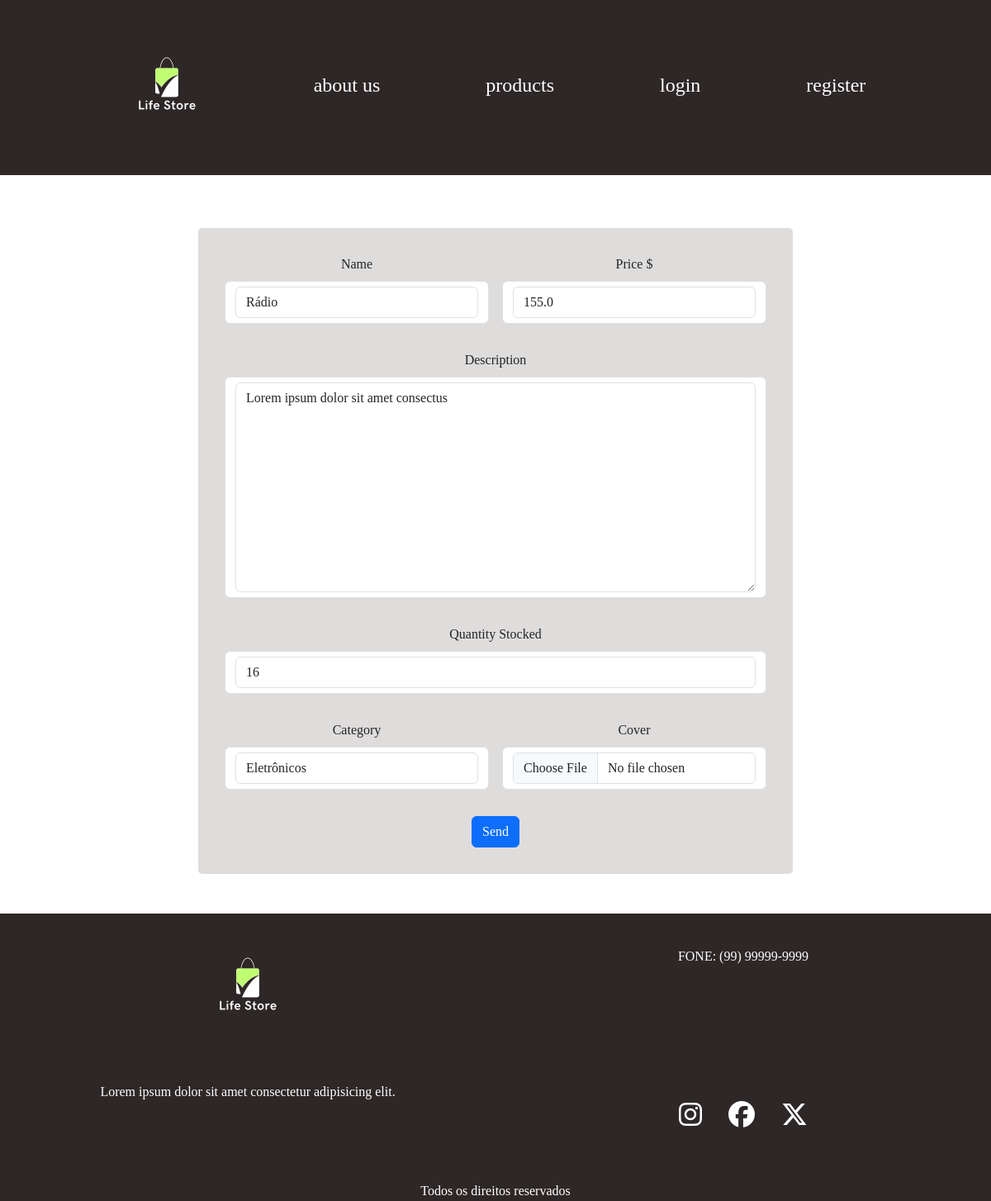
The app's page /product/update/2/, older data.
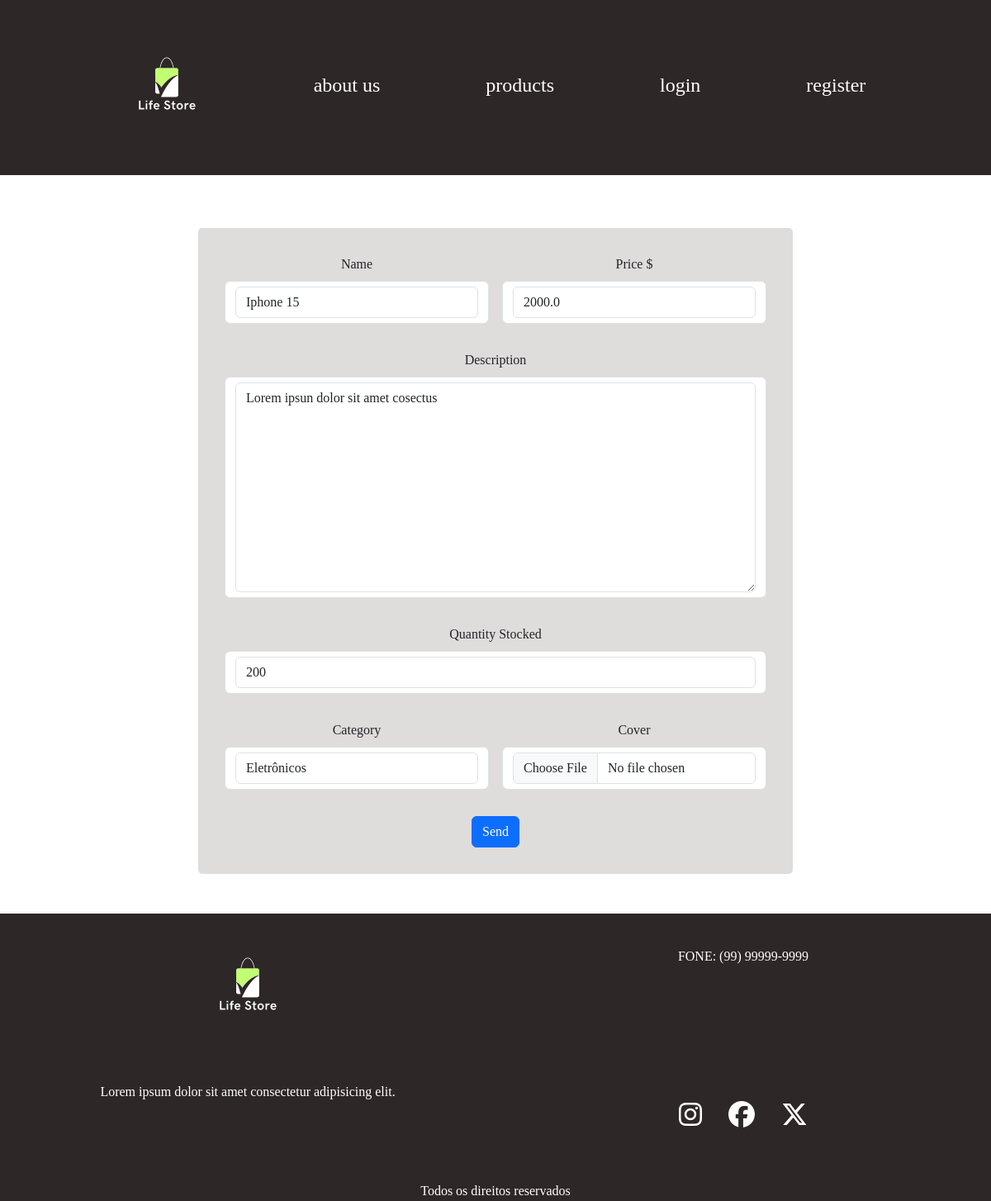
The same page, newer data.
### products/models.py (models this page shows)
class Product(models.Model):
    name = models.CharField(max_length=60)
    description = models.TextField()
    price = models.FloatField()
    category = models.ForeignKey(Category, on_delete=models.CASCADE)
    quantity_stocked = models.IntegerField()
    cover = models.ImageField(
        upload_to="products/covers/%Y/%m/%d/", blank=True, default=""
    )
    created_at = models.DateTimeField(auto_now_add=True)
    updated_at = models.DateTimeField(auto_now=True)

### products/views/site.py (the view)
@has_role_decorator("Admin")
def ProductUpdateView(request, id):  # Atualiza um Produto
    product = get_object_or_404(Product, id=id)
    if request.method == "GET":
        form = ProductForm(instance=product)
    elif request.method == "POST":
        form = ProductForm(request.POST, request.FILES, instance=product)
        if form.is_valid():
            form.save()
            messages.success(request, "Product was updated")
            return redirect("index")
    return render(request, "products/pages/form.html", context={"form": form})

### products/forms.py
class ProductForm(forms.ModelForm):
    class Meta:
        model = Product
        fields = [
            "name",
            "description",
            "price",
            "category",
            "quantity_stocked",
            "cover",
        ]
        widgets = {
            "name": forms.TextInput(attrs={"class": "form-control"}),
            "description": forms.Textarea(attrs={"class": "form-control"}),
            "price": forms.NumberInput(attrs={"class": "form-control"}),
            "category": forms.Select(attrs={"class": "form-control"}),
            "quantity_stocked": forms.NumberInput(attrs={"class": "form-control"}),
            "cover": forms.FileInput(attrs={"class": "form-control"}),
        }

### products/models.py (called while the page is built)
    def __str__(self):
        return self.name

### products/templates/products/pages/form.html (shortened to what this page needs)
{% extends 'global/base.html' %}
{% block content %}
  <div class="content-form">
    <form class="row g-3" method="post" enctype="multipart/form-data">
        <div class="col-md-6">
            <label for="inputName4" class="form-label">Name</label>
            <p type="text" class="form-control" id="inputName4">
                {{ form.name }}
            </p>
        </div>
        <div class="col-md-6">
            <label for="inputDescription4" class="form-label">Price $</label>
            <p type="number" class="form-control" id="inputPrice">
                {{ form.price }}
            </p>
        </div>
        <div class="col-12">
            <label for="inputDescription" class="form-label">Description</label>
            <p type="text" class="form-control" id="inputDescription">
                {{ form.description}}
            </p>
        </div>
        <div class="col-12">
            <label for="inputQuantityStocked" class="form-label">Quantity Stocked</label>
            <p type="number" class="form-control" id="inputQuantityStocked">
                {{ form.quantity_stocked }}
            </p>
        </div>
        <div class="col-md-6">
            <label for="inputCategory" class="form-label">Category</label>
            <p type="select" class="form-control" id="inputSelect">
                {{ form.category }}
            </p>
        </div>
        <div class="col-md-6">
            <label for="inputCover" class="form-label">Cover</label>
            <p type="file" class="form-control" id="inputCover">
                {{ form.cover }}
            </p>
        </div>
        <div class="col-12">
            <button type="submit" class="btn btn-primary">Send</button>
        </div>
    </form>
  </div>
{% endblock content %}

### base_template/global/base.html (shortened to what this page needs)
<!DOCTYPE html>
<html lang="en">
{% include 'global/partials/head.html' %}
<body>
    {% include 'global/partials/header.html' %}
    <div class="content">
        {% block content %}{% endblock content %}
    </div>
    {% include 'global/partials/footer.html' %}
</body>
</html>

### base_template/global/partials/head.html (shortened to what this page needs)
{% load static %}
<head>
    <link href="https://cdn.jsdelivr.net/npm/bootstrap@5.3.3/dist/css/bootstrap.min.css" rel="stylesheet">
    <link rel="stylesheet" href="{% static 'global/css/global-styles.css' %}">
    <link rel="stylesheet" href="https://cdnjs.cloudflare.com/ajax/libs/font-awesome/6.5.2/css/all.min.css"
 />
</head>

### base_template/global/partials/header.html
{% load static %}
<div class="header">
    <ul>
        <li><a class="logo" href="{% url 'index' %}"><img src="{% static 'global/img/logo.png' %}" alt="logo"></a></li>
        <li class="li-links"><a class="nav-links" href="#">about us</a></li>
        <li class="li-links"><a class="nav-links" href="#">products</a></li>
        {% if user.is_authenticated %}
            <li class="li-links"><a class="nav-links" href="{% url 'logout' %}">logout</a></li>
        {% else %}
            <li class="li-links"><a class="nav-links" href="{% url 'login' %}">login</a></li>
            <li class="li-links"><a class="nav-links" href="{% url 'register' %}">register</a></li>
        {% endif %}
    </ul>
</div>

### base_template/global/partials/footer.html
{% load static %}
<div class="footer">
    <div class="logo">
        <img src="{% static 'global/img/logo.png' %}" alt="logo">
    </div>
    <div class="contato">
        FONE: (99) 99999-9999
    </div>
    <div class="text">
        Lorem ipsum dolor sit amet consectetur adipisicing elit.
    </div>
    <div class="social_medias">
        <ul>
            <li><a href="#"></a><i class="fa-brands fa-instagram"></i></li>
            <li><a href="#"></a><i class="fa-brands fa-facebook"></i></li>
            <li><a href="#"></a><i class="fa-brands fa-x-twitter"></i></li>
        </ul>
    </div>
</div>
<div class="copywriter">
    Todos os direitos reservados
</div>

### base_static/global/css/global-styles.css (style rules this page uses)
:root { --font: @import url('https://fonts.googleapis.com/css2?family=Inter:wght@100..900&display=swap'); --color-dark-text: #444; --color-info-light: #cce5ff; --color-debug-light: #cce5ff; --color-success-light: #d4edda; --color-alert-light: #fff3cd; --color-warning-light: #fff3cd; --color-error-light: #f8d7da; --color-info-dark: #4d86c4; --color-debug-dark: #4d86c4; --color-success-dark: #4a9c5d; --color-alert-dark: #927f40; --color-warning-dark: #927f40; --color-error-dark: #da525d; --color-primary: #269fe6; --color-primary-hover: #2086c2; --color-primary-dark: #13141f; --color-primary-dark-hover: #212336; --color-primary-light: #d4ecfa; --color-primary-light-hover: #bdd8e7; --color-gray-0: #f9f9f9; --color-gray-1: #e0e0e0; --color-gray-2: #c7c7c7; --color-gray-3: #aeaeae; --color-gray-4: #959595; --color-gray-5: #7d7d7d; --color-gray-6: #646464; --color-gray-7: #4b4b4b; --color-gray-8: #323232; --color-gray-9: #191919; --spacing-gutter-medium: 3rem; --spacing-gutter-large: 4rem; }
* { margin: 0; padding: 0; box-sizing: border-box; }
body { font-family: var(--font); }
.header { padding: 2.5rem 0; width: 100%; background-color: rgb(46, 39, 39); margin-bottom: 2rem; }
ul { width: 90%; margin: 0 auto; padding: 1rem 2rem; gap: 8rem; display: flex; list-style: none; justify-content: center; }
.header ul .li-links { padding-top: 1.8rem; }
.logo { margin: 0; }
.nav-links { color: white; text-decoration: none; font-size: 1.5rem; transition: all 300ms ease-in-out; margin: 0; }
.content { padding: 2rem 0 0 0; display: grid; grid-template-columns: repeat(auto-fit, minmax(340px, 1fr)); place-items: center; text-align: center; }
a { text-decoration: none; color: black; }
.footer { padding: 2.5rem 0; width: 100%; background-color: rgb(46, 39, 39); color: white; display: grid; grid-template-columns: repeat(2, 1fr); text-align: center; margin-top: 3rem; }
.logo { margin-bottom: 4rem; }
.social_medias li { font-size: 2rem; }
.social_medias ul { gap: 2rem; }
.copywriter { text-align: center; background-color: rgb(46, 39, 39); color: white; }
.content-form { width: 60%; padding: 2rem; border-radius: 5px; background: rgb(223, 220, 220); }

Row changes from the older to the newer data that the page shows:
changed Product "Eletrônicos": name "Rádio" → "Iphone 15"; price "155.0" → "2000.0"; description "Lorem ipsum dolor sit amet consectus" → "Lorem ipsun dolor sit amet cosectus"; quantity_stocked "16" → "200"
